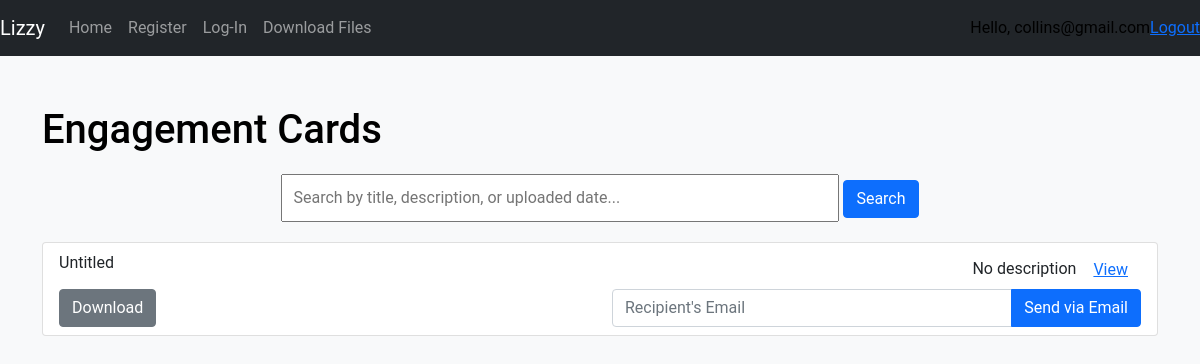
The page /engagement_cards/ (signed in) on the database its author committed.
### task/models.py (models this page shows, shortened)
class MyUser(AbstractBaseUser):
    email = models.EmailField(
        verbose_name="email address",
        max_length=255,
        unique=True,
    )
    username  =models.CharField(max_length=30, unique=True)
    is_active =models.BooleanField(default=True)
    is_admin  =models.BooleanField(default=False)
    is_staff  =models.BooleanField(default=False)
    is_superuser  =models.BooleanField(default=False)
    date_joined  =models.DateTimeField(verbose_name='date joined', auto_now_add=True)
    last_login  =models.DateTimeField(verbose_name='last login', auto_now=True)
    objects = MyUserManager()
    USERNAME_FIELD = "email"
    REQUIRED_FIELDS = ["username"]
    def __str__(self):
        return self.email
    @property
    def is_staff(self):
        "Is the user a member of staff?"
        return self.is_admin

class EngagementCards(models.Model):
    title = models.CharField(max_length=50, default="Untitled", null=True, blank=True)
    description = models.CharField(max_length=100, default="No description", null=True, blank=True)
    uploaded_date = models.DateField(null=True, default=timezone.now)
    email = models.ForeignKey(MyUser, on_delete=models.PROTECT)
    download_count = models.PositiveBigIntegerField(default=0)
    email_count = models.PositiveIntegerField(default=0)
    upload_card = models.FileField(upload_to="engagement_cards/")

### task/views.py (the view)
# urls.py: path('engagement_cards/', views.engagement_cards, name='engagement_cards'),
def engagement_cards(request):
    engagement_cards = EngagementCards.objects.all()
    card_filter = EngagementCardFilter(request.GET, queryset=engagement_cards)
    engagement_cards = card_filter.qs
    context = {
        'engagement_cards': engagement_cards,
        'card_filter': card_filter
    }
    return render(request, 'task/engagement/engagement_cards.html', context)

### task/templates/task/engagement/engagement_cards.html (shortened to what this page needs)
{% load static %}
<!DOCTYPE html>
<html lang="en">
<head>
  <link href="https://cdn.jsdelivr.net/npm/bootstrap@5.0.2/dist/css/bootstrap.min.css" rel="stylesheet">
  <link rel="stylesheet" href="{% static 'css/feed.css' %}">
</head>
<body>
  {% include 'task/navbar.html' %}
  <div class="container">
    <h1>Engagement Cards</h1>
    <div class="search-bar">
      <form method="GET">
        <input type="text" name="title" placeholder="Search by title, description, or uploaded date...">
        <button type="submit" class="btn btn-primary">Search</button>
      </form>
    </div>
    <ul class="list-group mb-3" id="engagementCards">
      {% for file in engagement_cards %}
      <li class="list-group-item">
        <div class="row file-info">
          <div class="col-md-6">
            <span class="file-title">{{ file.title }}</span>
          </div>
          <div class="col-md-6 text-end">
            <span class="file-description">{{ file.description }}</span>
            <a href="{% url 'view_file' file_type='engagement' file_id=file.id %}" class="btn btn-link">View</a>
          </div>
        </div>
        <div class="row actions">
          <div class="col-md-6">
            <a href="{% url 'download_file' file_type='engagement' file_id=file.id %}" class="btn btn-secondary" download>Download</a>
          </div>
          <div class="col-md-6 text-end">
            <form method="POST" action="{% url 'send_file' file_type='engagement' file_id=file.id %}" class="d-inline">
              <div class="input-group">
                <input type="email" name="recipient_email" class="form-control" placeholder="Recipient's Email" required>
                <button type="submit" class="btn btn-primary">Send via Email</button>
              </div>
            </form>
          </div>
        </div>
      </li>
      {% empty %}
      <li class="list-group-item">No engagement cards found.</li>
      {% endfor %}
    </ul>
  </div>
</body>
</html>

### task/templates/task/navbar.html (shortened to what this page needs)
{% load static %}
<nav class="navbar navbar-expand-lg navbar-dark bg-dark">
    <a class="navbar-brand" href="#">Lizzy</a>
    <div class="collapse navbar-collapse" id="navbarNav">
      <ul class="navbar-nav">
        <li class="nav-item active">
          <a class="nav-link" href="{% url 'home' %}">Home </a>
        </li>
        <li class="nav-item">
          <a class="nav-link" href="{% url 'register' %}">Register</a>
        </li>
        <li class="nav-item">
          <a class="nav-link" href="{% url 'login' %}">Log-In</a>
        </li>
        <li class="nav-item">
          <a class="nav-link" href="{% url 'file_feed' %}">Download Files</a>
        </li>
      </ul>
    </div>
    <span class="hello-msg">Hello, {{ request.user }}</span>
    <span><a class="hello-msg" href="{% url 'logout' %}">Logout</a></span>
  </nav>

### static/css/feed.css (style rules this page uses)
body { color: #000; background: #f8f9fa; font-family: 'Roboto', sans-serif; }
.container { margin-top: 50px; }
.search-bar { margin: 20px 0; text-align: center; }
.search-bar input { width: 50%; padding: 10px; font-size: 16px; }

### rows shown on the page
MyUser: user "collins@gmail.com"
EngagementCards: title "Untitled", description "No description"
